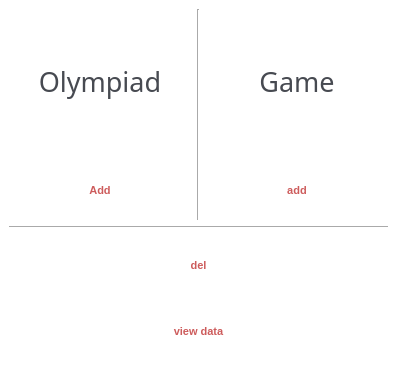
<?xml version="1.0" encoding="UTF-8"?>
<ui version="4.0">
 <class>MainWindow</class>
 <widget class="QMainWindow" name="MainWindow">
  <property name="geometry">
   <rect>
    <x>0</x>
    <y>0</y>
    <width>397</width>
    <height>370</height>
   </rect>
  </property>
  <property name="windowTitle">
   <string> Base of olympiads</string>
  </property>
  <property name="styleSheet">
   <string notr="true">background-color: rgb(255, 255, 255);</string>
  </property>
  <widget class="QWidget" name="centralwidget">
   <property name="styleSheet">
    <string notr="true">QPushButton{
	height: 60px;
	font-family: 'Montserrat', sans-serif;
	font-size: 11px;
	text-transform: uppercase;
	font-weight: 600;
	color: rgb(205, 92, 92);
	background-color: rgba(255, 255, 255, 0);
	border: none;
}

QPushButton:hover{
	height: 75px;
	border: 1px solid rgba(205, 92, 92, 1) ;
	border-radius: 5px;
	font-family: 'Montserrat', sans-serif;
	font-size: 11px;
	text-transform: uppercase;
	font-weight: 600;
	color: rgb(205, 92, 92);
	background-color: rgba(255, 255, 255, 0);
}

QPushButton:pressed{
	background-color: rgba(205, 92, 92, 1);
	color: white;
	border:2px solid;
	border: 1px solid rgba(205, 92, 92, 1) ;
	border-radius: 5px;
	font-family: 'Montserrat', sans-serif;

}

QLabel{
	font-family: 'Montserrat', sans-serif;
	color: rgb(71, 74, 81);
}
</string>
   </property>
   <layout class="QVBoxLayout" name="verticalLayout_3">
    <item>
     <layout class="QHBoxLayout" name="horizontalLayout">
      <item>
       <layout class="QVBoxLayout" name="verticalLayout">
        <property name="rightMargin">
         <number>0</number>
        </property>
        <item>
         <widget class="QLabel" name="label">
          <property name="font">
           <font>
            <family>Montserrat</family>
            <pointsize>20</pointsize>
           </font>
          </property>
          <property name="text">
           <string>Olympiad</string>
          </property>
          <property name="textFormat">
           <enum>Qt::AutoText</enum>
          </property>
          <property name="alignment">
           <set>Qt::AlignCenter</set>
          </property>
          <property name="margin">
           <number>0</number>
          </property>
         </widget>
        </item>
        <item>
         <widget class="QPushButton" name="but_olymp_add">
          <property name="text">
           <string>Add</string>
          </property>
         </widget>
        </item>
       </layout>
      </item>
      <item>
       <widget class="Line" name="line">
        <property name="orientation">
         <enum>Qt::Vertical</enum>
        </property>
       </widget>
      </item>
      <item>
       <layout class="QVBoxLayout" name="verticalLayout_2">
        <item>
         <widget class="QLabel" name="label_2">
          <property name="font">
           <font>
            <family>Montserrat</family>
            <pointsize>20</pointsize>
            <kerning>true</kerning>
           </font>
          </property>
          <property name="layoutDirection">
           <enum>Qt::LeftToRight</enum>
          </property>
          <property name="text">
           <string>Game</string>
          </property>
          <property name="alignment">
           <set>Qt::AlignCenter</set>
          </property>
          <property name="margin">
           <number>0</number>
          </property>
         </widget>
        </item>
        <item>
         <widget class="QPushButton" name="but_game_add">
          <property name="text">
           <string>add</string>
          </property>
         </widget>
        </item>
       </layout>
      </item>
     </layout>
    </item>
    <item>
     <widget class="Line" name="line_2">
      <property name="orientation">
       <enum>Qt::Horizontal</enum>
      </property>
     </widget>
    </item>
    <item>
     <widget class="QPushButton" name="but_del">
      <property name="text">
       <string>del</string>
      </property>
     </widget>
    </item>
    <item>
     <widget class="QPushButton" name="but_view">
      <property name="layoutDirection">
       <enum>Qt::LeftToRight</enum>
      </property>
      <property name="text">
       <string>view data</string>
      </property>
      <property name="autoDefault">
       <bool>false</bool>
      </property>
     </widget>
    </item>
   </layout>
  </widget>
  <widget class="QMenuBar" name="menubar">
   <property name="geometry">
    <rect>
     <x>0</x>
     <y>0</y>
     <width>397</width>
     <height>26</height>
    </rect>
   </property>
  </widget>
 </widget>
 <resources/>
 <connections/>
</ui>
